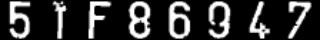
#> input picture debug_all_chars.jpg, 320 x 40 px
$ python -i visualization.py   (imports and definitions only)   (older library calls are emulated)
#> lines starting #> are read from the running program, lines starting #| are printed output that depends on the picture; after the words box and inside, x2 and y2 are one past the last pixel; in counts of white or black regions, pixels touching at a corner belong together
#> further down, picture is the input picture: shape (40, 320, 3); min 0, max 255, mean 53.4
### src/lp_detector.py
from __future__ import annotations

"""
License plate detection helpers with configurable presets for car (2-line),
car rectangular (1-line), and motorbike plates.

Vietnamese License Plate Formats:
- Car square (2-line): ~1:1 to 1.5:1 aspect ratio, format NNC-NNN.NN
- Car rectangular (1-line): ~3:1 to 5:1 aspect ratio, format NNC-NNN.NN
- Motorbike (2-line): ~1.5:1 to 2.5:1 aspect ratio, format NN-CN NNN.NN
"""
from dataclasses import dataclass, field
from typing import Dict, List, Tuple, Optional

import cv2
import numpy as np

from .utils import ensure_grayscale


@dataclass
class DetectorConfig:
    """Configuration for license plate detection."""
    sigma: float = 0.33
    min_area_ratio: float = 0.02
    max_area_ratio: float = 0.25
    aspect_ratio_range: Tuple[float, float] = (0.8, 3.5)
    min_solidity: float = 0.5
    margin_ratio: float = 0.01  # Reduced from 0.03 to allow edge plates
    kernel_close: Tuple[int, int] | None = None
    kernel_close_ratio: Tuple[float, float] | None = None
    kernel_open: Tuple[int, int] | None = (5, 5)
    # Additional filters
    min_fill_ratio: float = 0.3  # Minimum ratio of contour area to bounding rect area
    use_bilateral_filter: bool = False  # Pre-filter to reduce noise while preserving edges


# ============================================================================
# PRESET CONFIGURATIONS FOR DIFFERENT PLATE TYPES
# ============================================================================
PRESETS: Dict[str, DetectorConfig] = {
    # Biển xe hơi vuông 2 dòng (Square car plate - 2 lines)
    # Tỷ lệ W:H khoảng 1:1 đến 1.5:1
    "car_square": DetectorConfig(
        min_area_ratio=0.005,  # Reduced from 0.008 to catch smaller plates
        max_area_ratio=0.30,
        aspect_ratio_range=(0.7, 2.2),  # Wider range for tilted plates
        min_solidity=0.40,  # Reduced from 0.45
        margin_ratio=0.005,  # Very small margin
        kernel_close=(25, 7),
        kernel_open=(5, 5),
        min_fill_ratio=0.30,
    ),

    # Biển xe hơi chữ nhật 1 dòng (Rectangular car plate - 1 line)
    # Tỷ lệ W:H khoảng 3:1 đến 5:1
    "car_rect": DetectorConfig(
        min_area_ratio=0.002,  # Reduced to catch very small rectangular plates
        max_area_ratio=0.20,
        aspect_ratio_range=(2.5, 7.0),  # Wider aspect range
        min_solidity=0.35,
        margin_ratio=0.005,
        kernel_close=(45, 5),  # Wider kernel for long plates
        kernel_open=(7, 3),
        min_fill_ratio=0.25,
    ),

    # Biển xe máy 2 dòng (Motorbike plate - 2 lines)
    # Tỷ lệ W:H khoảng 1.5:1 đến 2.5:1
    "bike": DetectorConfig(
        min_area_ratio=0.003,  # Reduced from 0.005
        max_area_ratio=0.15,
        aspect_ratio_range=(1.0, 3.2),  # Wider range
        min_solidity=0.35,
        margin_ratio=0.005,
        kernel_close=(20, 7),
        kernel_open=(5, 3),
        min_fill_ratio=0.25,
    ),

    # Legacy aliases for backward compatibility
    "car2": DetectorConfig(
        min_area_ratio=0.008,
        max_area_ratio=0.30,
        aspect_ratio_range=(0.7, 2.2),
        min_solidity=0.40,
        margin_ratio=0.005,
        kernel_close=(25, 7),
        kernel_open=(5, 5),
        min_fill_ratio=0.30,
    ),
    "car1": DetectorConfig(
        min_area_ratio=0.005,
        max_area_ratio=0.20,
        aspect_ratio_range=(2.5, 7.0),
        min_solidity=0.35,
        margin_ratio=0.005,
        kernel_close=(45, 5),
        kernel_open=(7, 3),
        min_fill_ratio=0.25,
    ),
}

# Default presets to use for multi-preset detection
DEFAULT_MULTI_PRESETS = ["car_square", "car_rect", "bike"]


# [1287 lines left out: functions auto_canny, _kernel_from_ratio, detect_license_plates, detect_with_enhanced_preprocessing, detect_with_tophat, compute_iou and 20 more, not called in this run]


# ============================================================================
# PHASE 4: CHARACTER-BASED ROI VALIDATION
# ============================================================================

def detect_character_candidates(
    roi_image: np.ndarray,
    min_area_ratio: float = 0.003,
    max_area_ratio: float = 0.25,
    aspect_ratio_range: Tuple[float, float] = (0.1, 1.5),
    min_height_ratio: float = 0.15,
    max_height_ratio: float = 0.9
) -> Tuple[List[Tuple[int, int, int, int]], Dict]:
    """Detect character-like components in a plate ROI.

    This function finds connected components that look like characters
    based on size, aspect ratio, and position constraints.

    Args:
        roi_image: Grayscale or BGR image of the plate region
        min_area_ratio: Minimum component area as ratio of ROI area
        max_area_ratio: Maximum component area as ratio of ROI area
        aspect_ratio_range: Valid aspect ratio (width/height) for characters
        min_height_ratio: Minimum character height as ratio of ROI height
        max_height_ratio: Maximum character height as ratio of ROI height

    Returns:
        (character_boxes, debug_info) where boxes are (x, y, w, h)
    """
    gray = ensure_grayscale(roi_image)
    h, w = gray.shape[:2]
    roi_area = h * w

    if roi_area == 0:
        return [], {"error": "Empty ROI"}

    # Relax parameters for small ROI (rectangular plates with low height)
    # For ROI with height < 50 pixels, characters may appear wider and take up more height
    if h < 50:
        # Wider aspect ratio for small ROIs (characters look wider when compressed)
        aspect_ratio_range = (0.1, 3.0)  # Allow wider characters
        # Allow taller characters in small ROIs
        max_height_ratio = 0.98
        # Lower min_area_ratio for small ROIs (characters are also small in pixel count)
        min_area_ratio = 0.002

    # Binarize using Otsu
    clahe = cv2.createCLAHE(clipLimit=2.0, tileGridSize=(8, 8)).apply(gray)
    blurred = cv2.GaussianBlur(clahe, (3, 3), 0)
    _, binary = cv2.threshold(blurred, 0, 255, cv2.THRESH_BINARY + cv2.THRESH_OTSU)

    # Clean morphology
    binary = cv2.morphologyEx(binary, cv2.MORPH_CLOSE,
                              cv2.getStructuringElement(cv2.MORPH_RECT, (3, 3)))

    # Invert if needed (characters should be white on black)
    inverted = cv2.bitwise_not(binary)

    # Try both binary and inverted, pick the one with more valid components
    candidates_binary = _find_char_components(
        binary, h, w, roi_area,
        min_area_ratio, max_area_ratio, aspect_ratio_range,
        min_height_ratio, max_height_ratio
    )
    candidates_inverted = _find_char_components(
        inverted, h, w, roi_area,
        min_area_ratio, max_area_ratio, aspect_ratio_range,
        min_height_ratio, max_height_ratio
    )

    # Choose the version with more valid components
    if len(candidates_inverted) > len(candidates_binary):
        candidates = candidates_inverted
        used_inverted = True
    else:
        candidates = candidates_binary
        used_inverted = False

    debug_info = {
        "roi_size": (w, h),
        "binary_candidates": len(candidates_binary),
        "inverted_candidates": len(candidates_inverted),
        "used_inverted": used_inverted,
        "total_candidates": len(candidates)
    }

    return candidates, debug_info


def _find_char_components(
    mask: np.ndarray,
    roi_h: int,
    roi_w: int,
    roi_area: int,
    min_area_ratio: float,
    max_area_ratio: float,
    aspect_ratio_range: Tuple[float, float],
    min_height_ratio: float,
    max_height_ratio: float
) -> List[Tuple[int, int, int, int]]:
    """Find character-like connected components in a binary mask."""

    num_labels, labels, stats, _ = cv2.connectedComponentsWithStats(mask, connectivity=8)

    candidates = []
    min_area = roi_area * min_area_ratio
    max_area = roi_area * max_area_ratio
    min_height = roi_h * min_height_ratio
    max_height = roi_h * max_height_ratio

    for i in range(1, num_labels):  # Skip background (0)
        x, y, bw, bh, area = stats[i]

        # Area filter
        if area < min_area or area > max_area:
            continue

        # Height filter
        if bh < min_height or bh > max_height:
            continue

        # Aspect ratio filter
        aspect = bw / float(bh) if bh > 0 else 0
        if not (aspect_ratio_range[0] <= aspect <= aspect_ratio_range[1]):
            continue

        # Margin filter (characters shouldn't touch edges)
        margin = min(5, roi_w // 20, roi_h // 20)
        if x < margin and (x + bw) > (roi_w - margin):
            continue  # Spans entire width - likely border

        candidates.append((x, y, bw, bh))

    return candidates


def compute_character_score(
    roi_image: np.ndarray,
    expected_chars_range: Tuple[int, int] = (4, 10),
    weights: Optional[Dict[str, float]] = None
) -> Tuple[float, Dict]:
    """Compute a validation score based on character-like components.

    License plates should contain a specific number of characters with
    consistent sizing and spacing. This function scores how likely
    the ROI contains a valid plate based on detected characters.

    Supports both single-line and two-line (square) Vietnamese plates.

    Args:
        roi_image: Grayscale or BGR image of the plate region
        expected_chars_range: Expected number of characters (min, max)
        weights: Optional weights for different scoring factors

    Returns:
        (score, details) where score is 0-1 and details has component info
    """
    if weights is None:
        # Increased char_count weight - more chars = more likely real plate
        weights = {
            "char_count": 0.55,  # Increased from 0.4
            "size_consistency": 0.20,  # Reduced from 0.3
            "spacing_regularity": 0.15,  # Reduced from 0.2
            "alignment": 0.10
        }

    # Detect character candidates
    chars, detect_info = detect_character_candidates(roi_image)

    if len(chars) == 0:
        return 0.0, {"chars": 0, "reason": "no_characters"}

    # Check if this might be a two-line plate (square plate)
    # by analyzing the vertical distribution of characters
    gray = ensure_grayscale(roi_image)
    roi_h, roi_w = gray.shape[:2]
    aspect_ratio = roi_w / roi_h if roi_h > 0 else 0

    # Two-line plate detection: AR close to 1 and characters in 2 distinct rows
    is_two_line = False
    line1_chars = []
    line2_chars = []

    if 0.5 < aspect_ratio < 2.0 and len(chars) >= 3:
        # Check if characters form 2 distinct horizontal lines
        y_centers = sorted([y + h/2 for (_, y, _, h) in chars])

        if len(y_centers) >= 3:
            # Find the largest gap in y-centers
            gaps = [(y_centers[i+1] - y_centers[i], i) for i in range(len(y_centers)-1)]
            if gaps:
                max_gap, gap_idx = max(gaps, key=lambda x: x[0])

                # If max gap is significant (> 20% of ROI height), it's likely 2 lines
                if max_gap > roi_h * 0.15:
                    is_two_line = True
                    threshold_y = (y_centers[gap_idx] + y_centers[gap_idx + 1]) / 2

                    for (x, y, w, h) in chars:
                        center_y = y + h/2
                        if center_y < threshold_y:
                            line1_chars.append((x, y, w, h))
                        else:
                            line2_chars.append((x, y, w, h))

    # Score 1: Character count (prefer 6-8 chars for VN plates)
    # VN plates typically have 7-9 chars (e.g., 51F-86947 or 76A\n222.22)
    min_chars, max_chars = expected_chars_range
    char_count_score = 0.0
    ideal_chars = 7  # Ideal for VN plates

    if is_two_line:
        # For two-line plates, expect 3-4 chars on line 1, 4-6 chars on line 2
        total_chars = len(chars)
        if 6 <= total_chars <= 10:
            # Good count for 2-line plate
            if len(line1_chars) >= 2 and len(line2_chars) >= 3:
                char_count_score = 0.95  # High score for valid 2-line structure
            else:
                char_count_score = 0.8
        elif total_chars >= min_chars:
            char_count_score = 0.7
        else:
            char_count_score = total_chars / min_chars * 0.5
    else:
        if min_chars <= len(chars) <= max_chars:
            # Give bonus for being close to ideal
            distance_from_ideal = abs(len(chars) - ideal_chars)
            char_count_score = max(0.7, 1.0 - distance_from_ideal * 0.1)
        elif len(chars) < min_chars:
            char_count_score = len(chars) / min_chars * 0.5  # Penalize more
        else:
            char_count_score = max(0, 1.0 - (len(chars) - max_chars) / max_chars * 0.5)

    # Score 2: Size consistency (characters should be similar size)
    heights = [h for (_, _, _, h) in chars]
    widths = [w for (_, _, w, _) in chars]

    if is_two_line and len(line1_chars) > 0 and len(line2_chars) > 0:
        # For 2-line plates, check consistency within each line
        heights1 = [h for (_, _, _, h) in line1_chars]
        heights2 = [h for (_, _, _, h) in line2_chars]

        std1 = np.std(heights1) / np.mean(heights1) if len(heights1) > 1 and np.mean(heights1) > 0 else 0
        std2 = np.std(heights2) / np.mean(heights2) if len(heights2) > 1 and np.mean(heights2) > 0 else 0
        size_score = max(0, 1.0 - (std1 + std2) / 2)
    elif len(heights) > 1:
        height_std = np.std(heights) / np.mean(heights) if np.mean(heights) > 0 else 1
        width_std = np.std(widths) / np.mean(widths) if np.mean(widths) > 0 else 1
        size_score = max(0, 1.0 - (height_std + width_std) / 2)
    else:
        size_score = 0.5  # Single character - neutral score

    # Score 3: Spacing regularity (gaps between characters should be regular)
    if is_two_line:
        # For 2-line plates, check spacing within each line
        spacing_scores = []
        for line_chars in [line1_chars, line2_chars]:
            if len(line_chars) > 2:
                chars_sorted = sorted(line_chars, key=lambda c: c[0])
                gaps = []
                for i in range(len(chars_sorted) - 1):
                    x1, _, w1, _ = chars_sorted[i]
                    x2, _, _, _ = chars_sorted[i + 1]
                    gap = x2 - (x1 + w1)
                    if gap > 0:
                        gaps.append(gap)
                if gaps:
                    gap_std = np.std(gaps) / np.mean(gaps) if np.mean(gaps) > 0 else 1
                    spacing_scores.append(max(0, 1.0 - gap_std))
        spacing_score = np.mean(spacing_scores) if spacing_scores else 0.5
    else:
        chars_sorted = sorted(chars, key=lambda c: c[0])
        if len(chars_sorted) > 2:
            gaps = []
            for i in range(len(chars_sorted) - 1):
                x1, _, w1, _ = chars_sorted[i]
                x2, _, _, _ = chars_sorted[i + 1]
                gap = x2 - (x1 + w1)
                if gap > 0:
                    gaps.append(gap)

            if gaps:
                gap_std = np.std(gaps) / np.mean(gaps) if np.mean(gaps) > 0 else 1
                spacing_score = max(0, 1.0 - gap_std)
            else:
                spacing_score = 0.3
        else:
            spacing_score = 0.5

    # Score 4: Vertical alignment (characters should be roughly aligned)
    if is_two_line:
        # For 2-line plates, check alignment within each line separately
        alignment_scores = []
        for line_chars in [line1_chars, line2_chars]:
            if len(line_chars) > 1:
                line_heights = [h for (_, _, _, h) in line_chars]
                y_centers = [y + h/2 for (_, y, _, h) in line_chars]
                y_std = np.std(y_centers)
                avg_height = np.mean(line_heights)
                if avg_height > 0:
                    alignment_scores.append(max(0, 1.0 - y_std / avg_height))
        alignment_score = np.mean(alignment_scores) if alignment_scores else 0.5
    else:
        if len(chars) > 1:
            y_centers = [y + h/2 for (_, y, _, h) in chars]
            y_std = np.std(y_centers)
            avg_height = np.mean(heights)
            alignment_score = max(0, 1.0 - y_std / avg_height) if avg_height > 0 else 0
        else:
            alignment_score = 0.5

    # Compute weighted total
    total_score = (
        weights["char_count"] * char_count_score +
        weights["size_consistency"] * size_score +
        weights["spacing_regularity"] * spacing_score +
        weights["alignment"] * alignment_score
    )

    # Bonus for valid 2-line structure
    if is_two_line and len(line1_chars) >= 2 and len(line2_chars) >= 3:
        total_score = min(1.0, total_score * 1.1)  # 10% bonus

    details = {
        "char_count": len(chars),
        "char_boxes": chars,
        "is_two_line": is_two_line,
        "line1_count": len(line1_chars) if is_two_line else 0,
        "line2_count": len(line2_chars) if is_two_line else 0,
        "scores": {
            "char_count": char_count_score,
            "size_consistency": size_score,
            "spacing_regularity": spacing_score,
            "alignment": alignment_score
        },
        "total_score": total_score,
        "detect_info": detect_info
    }

    return total_score, details


# [478 lines left out: functions validate_plate_roi, filter_detections_by_characters, detect_white_plate_regions, detect_with_mser, detect_with_all_methods, detect_with_character_validation, not called in this run]

### src/utils.py
from __future__ import annotations

import os
from typing import Tuple

import cv2
import numpy as np


def ensure_grayscale(img: np.ndarray) -> np.ndarray:
    """Ensure image is single-channel grayscale (uint8)."""
    if img is None:
        raise ValueError("Input image is None")
    if img.ndim == 2:
        gray = img
    elif img.ndim == 3:
        gray = cv2.cvtColor(img, cv2.COLOR_BGR2GRAY)
    else:
        raise ValueError(f"Unsupported image shape: {img.shape}")
    if gray.dtype != np.uint8:
        gray = np.clip(gray, 0, 255).astype(np.uint8)
    return gray


# [40 lines left out: function binarize_for_ocr, not called in this run]


def pad_image(img: np.ndarray, pad: int = 10, value: int = 255) -> np.ndarray:
    """Pad image with white border to give Tesseract context."""
    return cv2.copyMakeBorder(img, pad, pad, pad, pad, cv2.BORDER_CONSTANT, value=value)


# [20 lines left out: functions get_env, letter_digit_whitelist, not called in this run]

### src/visualization.py
"""
Visualization helpers for the license-plate recognition pipeline.

Pure image-processing functions that produce intermediate step images
for educational / debugging display.  **No Streamlit dependency** –
all functions accept and return NumPy arrays / plain dicts.
"""

import cv2
import numpy as np

from src.lp_detector import compute_character_score


# ---------------------------------------------------------------------------
# Full-image preprocessing visualization
# ---------------------------------------------------------------------------

def visualize_preprocessing_steps(image: np.ndarray) -> dict:
    """
    Run each preprocessing stage on *image* (BGR) and return a dict
    of intermediate results suitable for UI display.

    Keys returned
    -------------
    grayscale, blurred, clahe, edges, morphology        – grayscale images
    contours, candidates, scored_candidates              – BGR annotated images
    contour_count, candidate_count                       – int counts
    plate_candidates                                     – list[(x,y,w,h,ar)]
    scored_list                                          – list[dict]
    """
    steps: dict = {}

    # Step 1 – Grayscale
    gray = cv2.cvtColor(image, cv2.COLOR_BGR2GRAY)
    steps["grayscale"] = gray

    # Step 2 – Gaussian Blur
    blurred = cv2.GaussianBlur(gray, (5, 5), 0)
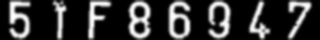
#> blurred: shape (40, 320); min 0, max 254, mean 53.9
    steps["blurred"] = blurred

    # Step 3 – CLAHE
    clahe = cv2.createCLAHE(clipLimit=2.0, tileGridSize=(8, 8))
    enhanced = clahe.apply(blurred)
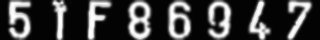
#> enhanced: shape (40, 320); min 3, max 255, mean 65.6
    steps["clahe"] = enhanced

    # Step 4 – Canny Edge Detection
    edges = cv2.Canny(enhanced, 50, 150)
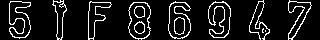
#> edges: shape (40, 320); 10.5% white in thin lines or dots
    steps["edges"] = edges

    # Step 5 – Morphological close + open
    kernel_close = cv2.getStructuringElement(cv2.MORPH_RECT, (17, 5))
    morph = cv2.morphologyEx(edges, cv2.MORPH_CLOSE, kernel_close)
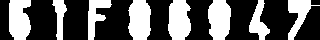
#> morph: shape (40, 320); 37.3% white; 8 white regions, largest, box (x1, y1, x2, y2) and area: (128, 0, 151, 40) 779, (168, 0, 191, 40) 767, (208, 0, 231, 40) 766
    kernel_open = cv2.getStructuringElement(cv2.MORPH_RECT, (5, 5))
    morph = cv2.morphologyEx(morph, cv2.MORPH_OPEN, kernel_open)
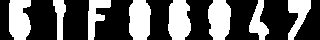
#> morph: shape (40, 320); 37.1% white; 8 white regions
    steps["morphology"] = morph

    # Step 6 – Find & draw contours
    contours, _ = cv2.findContours(morph, cv2.RETR_EXTERNAL, cv2.CHAIN_APPROX_SIMPLE)
#> contours = 8 contours; box (x1, y1, x2, y2) and area: (129, 0, 151, 40) 719, (208, 0, 231, 40) 714, (168, 0, 191, 40) 712, (9, 0, 31, 40) 692, (288, 0, 311, 40) 446, (88, 0, 111, 40) 398, (249, 0, 269, 40) 359, (53, 0, 66, 40) 262
    contour_img = image.copy()
    cv2.drawContours(contour_img, contours, -1, (0, 255, 0), 2)
#> (the rest of the program and of its run is left out)
